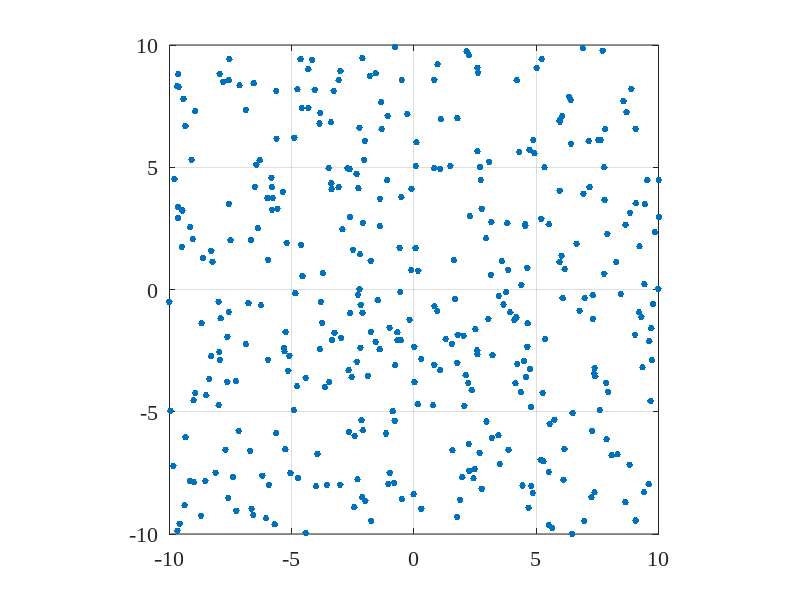
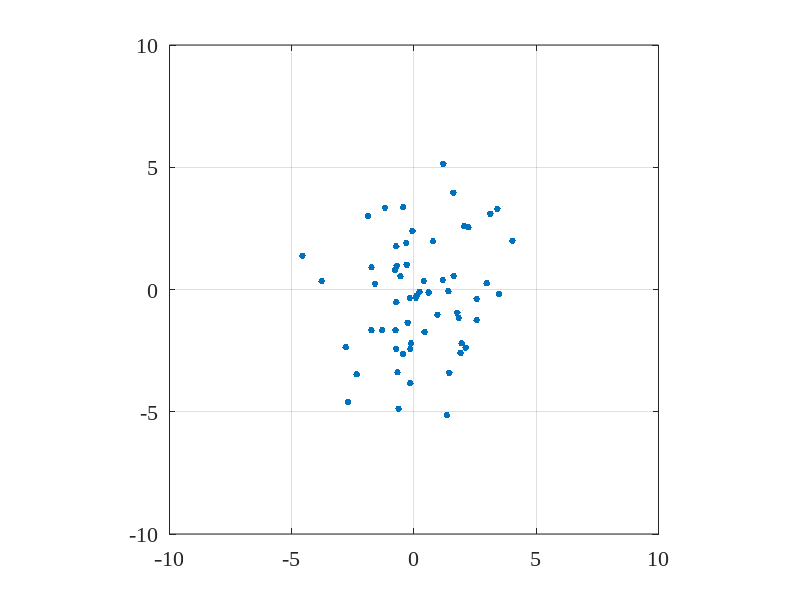

These charts were generated, in order, by the following MATLAB code: (Note: a time limit stopped this script after it produced the figures.)
clear all;close all;clc;
figure(1);
axes1 = axes('Parent',figure(1));
set(axes1,'FontName','Times New Roman','FontSize',16);
hold(axes1,'on');



lambda=1 %/m^2 
diskRadius=100; %km^2 %radius of simulation disk region (has to be larger when fading is incorporated)
diskArea=pi*diskRadius^2;

   randNumb_SBS_t1=poissrnd(lambda*diskArea);
   theta = rand(randNumb_SBS_t1,1)*(2*pi);
   r = diskRadius*sqrt(rand(randNumb_SBS_t1,1));
   x_1 =  r.*cos(theta);   %%%*****shifting origin to receiver location*******
   y_1 =  r.*sin(theta);   %%%************************************************
   location_location = [x_1,y_1];
   
   
   plot(x_1,y_1,'.','markersize',15);
   
   xlim([-10,10]);
   ylim([-10,10]);
   axis('square');
      grid on;

   box on;
   saveas(figure(1),'PPP','eps');
   %%
   figure(2);
   axes1 = axes('Parent',figure(2));
   set(axes1,'FontName','Times New Roman','FontSize',16);
   hold(axes1,'on');
   m =50;
   sigma = 2;
   no_users_t1= poissrnd(m,1,1);
   user_pos=sigma*randn(sum(no_users_t1),2);
   plot(user_pos(:,1),user_pos(:,2),'.','markersize',15);
   %UE_location_all = [[0, 0];UE_location_al  xlim([-10,10]);
   ylim([-10,10]);
   xlim([-10,10]);
   axis('square');
      grid on;

   box on;
   saveas(figure(2),'PCP1','eps');
   %%
   figure(3);
   axes3 = axes('Parent',figure(3));
   set(axes3,'FontName','Times New Roman','FontSize',16);
   hold(axes3,'on');
   m =50;
   R = 5;
   no_users  = poissrnd(m,1,1);
   r = R*sqrt(rand(sum(no_users),1));
   theta = rand(sum(no_users),1)*(2*pi);
   x =  r.*cos(theta);   %%%*****shifting origin to receiver location*******
   y =  r.*sin(theta);
   user_pos=[x,y];
   plot(user_pos(:,1),user_pos(:,2),'.','markersize',15);
   %UE_location_all = [[0, 0];UE_location_al  xlim([-10,10]);
   %%% Draw the circle
   ang=0:0.01:2*pi; 
   xp=R*cos(ang);
   yp=R*sin(ang);
   plot(xp,yp,'--','linewidth',2);
   
   
   grid on;
   ylim([-10,10]);
   xlim([-10,10]);
   
   axis('square');
   box on;
   
 annotation(figure(3),'textbox',...
    [0.552785714285713 0.450000000000001 0.0865 0.0619047619047619],...
    'String',{'$\mathtt{R}$'},...
    'LineStyle','none',...
    'Interpreter','latex',...
    'FontSize',18,...
    'FitBoxToText','off');

% Create arrow
annotation(figure(3),'arrow',[0.521428571428571 0.616071428571429],...
    [0.514285714285714 0.361904761904762],'LineWidth',2);
   
   
   saveas(figure(3),'PCP3','eps');
   
%% Example of PCP
figure(4);
axes4 = axes('Parent',figure(4));
set(axes4,'FontName','Times New Roman','FontSize',16);
hold(axes4,'on');



lambda=0.1 ;%/m^2 
diskRadius=20; %km^2 %radius of simulation disk region (has to be larger when fading is incorporated)
diskArea=pi*diskRadius^2;

   randNumb_SBS_t1=poissrnd(lambda*diskArea);
   theta = rand(randNumb_SBS_t1,1)*(2*pi);
   r = diskRadius*sqrt(rand(randNumb_SBS_t1,1));
   x_1 =  r.*cos(theta);   %%%*****shifting origin to receiver location*******
   y_1 =  r.*sin(theta);   %%%************************************************
   location_location = [x_1,y_1];
     
  l2 =  plot(x_1,y_1,'x','markersize',6,'linewidth',2);
   
   xlim([-10,10]);
   ylim([-10,10]);
   axis('square');
      grid on;

   for j=1:  randNumb_SBS_t1
       i = randi(3)
       switch i
           case 2
             l1 =  plot(x_1(j),y_1(j),'ko','LineWidth',3);
           case 3
               plot(-1+x_1(j),-1+y_1(j),'ko','LineWidth',3);
               plot(1+x_1(j),1+y_1(j),'ko','LineWidth',3);
               
              ang=0:0.01:2*pi; 
                xp= sqrt(2)*cos(ang);
                yp=sqrt(2)* sin(ang);
                 plot(x_1(j)+xp,y_1(j)+yp,'k:','linewidth',2);
               
       end
   end
   l = legend([l2,l1],'Parent point','Offspring point');
   set(l,'fontsize',16);   
   box on;
   saveas(figure(4),'PCP4','eps');

 %% MCP
 figure(5);
axes5 = axes('Parent',figure(5));
set(axes5,'FontName','Times New Roman','FontSize',16);
hold(axes5,'on');
lambda=0.1 ;%/m^2 

diskRadius=20; %km^2 %radius of simulation disk region (has to be larger when fading is incorporated)
diskArea=pi*diskRadius^2;
randNumb_UE=poissrnd(lambda*diskArea);

theta = rand(randNumb_UE,1)*(2*pi);
r = diskRadius*sqrt(rand(randNumb_UE,1));
x_1 =  r.*cos(theta);   %%%*****shifting origin to receiver location*******
y_1 =  r.*sin(theta);   %%%************************************************
UE_cc =[x_1, y_1];
UE_location_all=[];
total_user_count=0;

m=10;
no_users= poissrnd(m,randNumb_UE,1);
r = no_users; 
x = UE_cc;
t = r > 0;
a = cumsum(r(t));
b = zeros(1,a(end));
b(a - r(t) + 1) = 1;
x1 = UE_cc(t,:);
cc_location_rep = x1(cumsum(b),:);
R = 2;
theta = rand(sum(no_users),1)*(2*pi);
r = R*sqrt(rand(sum(no_users),1));
x =  r.*cos(theta);   %%%*****shifting origin to receiver location*******
y =  r.*sin(theta);
user_pos=[x,y];
UE_location_all=cc_location_rep+ user_pos;

l2 =  plot(x_1,y_1,'x','markersize',6,'linewidth',2);
l1 = plot(UE_location_all(:,1),UE_location_all(:,2),'k.','markersize',10);

 ang=0:0.01:2*pi; 
 xp= R*cos(ang);
 yp=R* sin(ang);


for count  = 1: randNumb_UE
   plot(x_1(count)+xp,y_1(count)+yp,'k:');
end

  xlim([-10,10]);
   ylim([-10,10]);
   axis('square');
      grid on;
   l = legend([l2,l1],'Parent point','Offspring point');
   set(l,'Position',[0.211011911733519 0.109920638468531 0.307142850171243 0.129761901214009],...
    'FontSize',16);  
   box on;
   saveas(figure(5),'MCP','eps');  

 %% TCP
figure(6);
axes6 = axes('Parent',figure(6));
set(axes6,'FontName','Times New Roman','FontSize',16);
hold(axes6,'on');
lambda=0.1 ;%/m^2 

diskRadius=20; %km^2 %radius of simulation disk region (has to be larger when fading is incorporated)
diskArea=pi*diskRadius^2;
randNumb_UE=poissrnd(lambda*diskArea);

theta = rand(randNumb_UE,1)*(2*pi);
r = diskRadius*sqrt(rand(randNumb_UE,1));
x_1 =  r.*cos(theta);   %%%*****shifting origin to receiver location*******
y_1 =  r.*sin(theta);   %%%************************************************
UE_cc =[x_1, y_1];


m=10;
no_users= poissrnd(m,randNumb_UE,1);
r = no_users; 
x = UE_cc;
t = r > 0;
a = cumsum(r(t));
b = zeros(1,a(end));
b(a - r(t) + 1) = 1;
x1 = UE_cc(t,:);
cc_location_rep = x1(cumsum(b),:);
sigma = 0.8;
x =  sigma*(randn(sum(no_users),1));   %%%*****shifting origin to receiver location*******
y =  sigma*(randn(sum(no_users),1));
user_pos=[x,y];
UE_location_all=cc_location_rep+ user_pos;

l2 =  plot(x_1,y_1,'x','markersize',6,'linewidth',2);
l1 = plot(UE_location_all(:,1),UE_location_all(:,2),'k.','markersize',10);


  xlim([-10,10]);
   ylim([-10,10]);
   axis('square');
      grid on;
   l = legend([l2,l1],'Parent point','Offspring point');
   set(l,'Position',[0.211011911733519 0.109920638468531 0.307142850171243 0.129761901214009],...
    'FontSize',16);  
   box on;
   saveas(figure(6),'TCP','eps');  
 %% Voronoi PPP
 figure(7);
axes7 = axes('Parent',figure(7));
set(axes7,'FontName','Times New Roman','FontSize',16);
hold(axes7,'on');



lambda=0.1 %/m^2 
diskRadius=100; %km^2 %radius of simulation disk region (has to be larger when fading is incorporated)
diskArea=pi*diskRadius^2;

   randNumb_SBS_t1=poissrnd(lambda*diskArea);
   theta = rand(randNumb_SBS_t1,1)*(2*pi);
   r = diskRadius*sqrt(rand(randNumb_SBS_t1,1));
   x_1 =  r.*cos(theta);   %%%*****shifting origin to receiver location*******
   y_1 =  r.*sin(theta);   %%%************************************************
   location_location = [x_1,y_1];
   
   
   plot(x_1,y_1,'.','markersize',15);
   H= voronoi(x_1 ,y_1);
   H(2).LineWidth = 2;
  % H(2).Color = [1,1,1];
   xlim([-10,10]);
   ylim([-10,10]);
   axis('square');
      grid on;

   box on;
   saveas(figure(7),'PPP_voronoi','eps');
 %%
 
 
 
